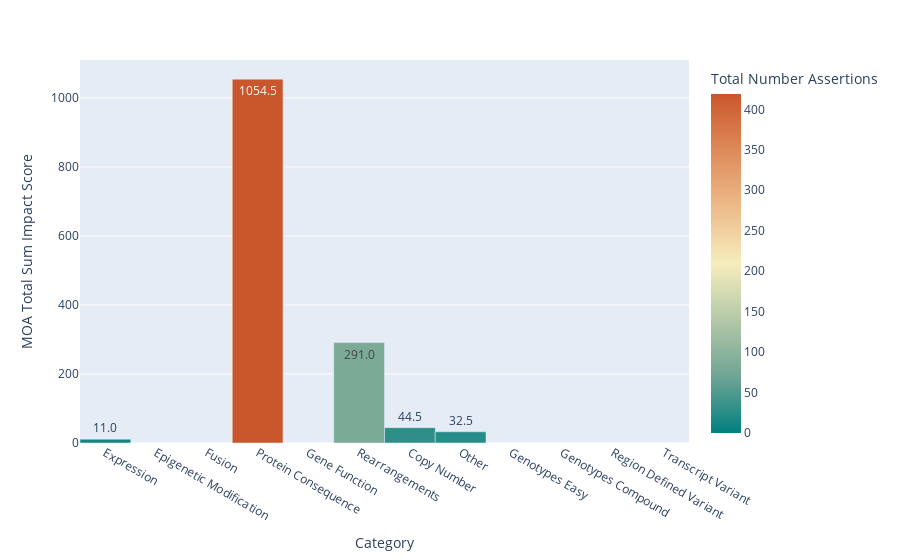

The notebook cell this image was saved under:
### Code cell
fig3 = px.bar(
    not_supported_feature_impact_df,
    x="Category",
    y="MOA Total Sum Impact Score",
    hover_data=["Total Number Assertions"],
    color="Total Number Assertions",
    labels={"MOA Total Sum Impact Score": "MOA Total Sum Impact Score"},
    text_auto=".1f",
    color_continuous_scale="geyser"
)
fig3.update_traces(width=1)
fig3.show()

### Figure 1 — Plotly figure (JSON) as saved in the notebook; plotly's stock layout.template omitted (floating-point values rounded to 4 significant figures)
{"data": [{"alignmentgroup": "True", "customdata": [[12], [0], [0], [419], [0], [81], [29], [23], [0], [0], [0], [0]], "hovertemplate": "Category=%{x}<br>MOA Total Sum Impact Score=%{y}<br>Total Number Assertions=%{marker.color}<extra></extra>", "legendgroup": "", "marker": {"color": [12, 0, 0, 419, 0, 81, 29, 23, 0, 0, 0, 0], "coloraxis": "coloraxis", "pattern": {"shape": ""}}, "name": "", "offsetgroup": "", "orientation": "v", "showlegend": false, "textposition": "auto", "texttemplate": "%{y:.1f}", "type": "bar", "width": 1, "x": ["Expression", "Epigenetic Modification", "Fusion", "Protein Consequence", "Gene Function", "Rearrangements", "Copy Number", "Other", "Genotypes Easy", "Genotypes Compound", "Region Defined Variant", "Transcript Variant"], "xaxis": "x", "y": [11, 0, 0, 1054.0, 0, 291, 44.5, 32.5, 0, 0, 0, 0], "yaxis": "y"}], "layout": {"barmode": "relative", "coloraxis": {"colorbar": {"title": {"text": "Total Number Assertions"}}, "colorscale": [[0, "rgb(0, 128, 128)"], [0.1667, "rgb(112, 164, 148)"], [0.3333, "rgb(180, 200, 168)"], [0.5, "rgb(246, 237, 189)"], [0.6667, "rgb(237, 187, 138)"], [0.8333, "rgb(222, 138, 90)"], [1, "rgb(202, 86, 44)"]]}, "legend": {"tracegroupgap": 0}, "margin": {"t": 60}, "xaxis": {"anchor": "y", "domain": [0, 1], "title": {"text": "Category"}}, "yaxis": {"anchor": "x", "domain": [0, 1], "title": {"text": "MOA Total Sum Impact Score"}}}}
